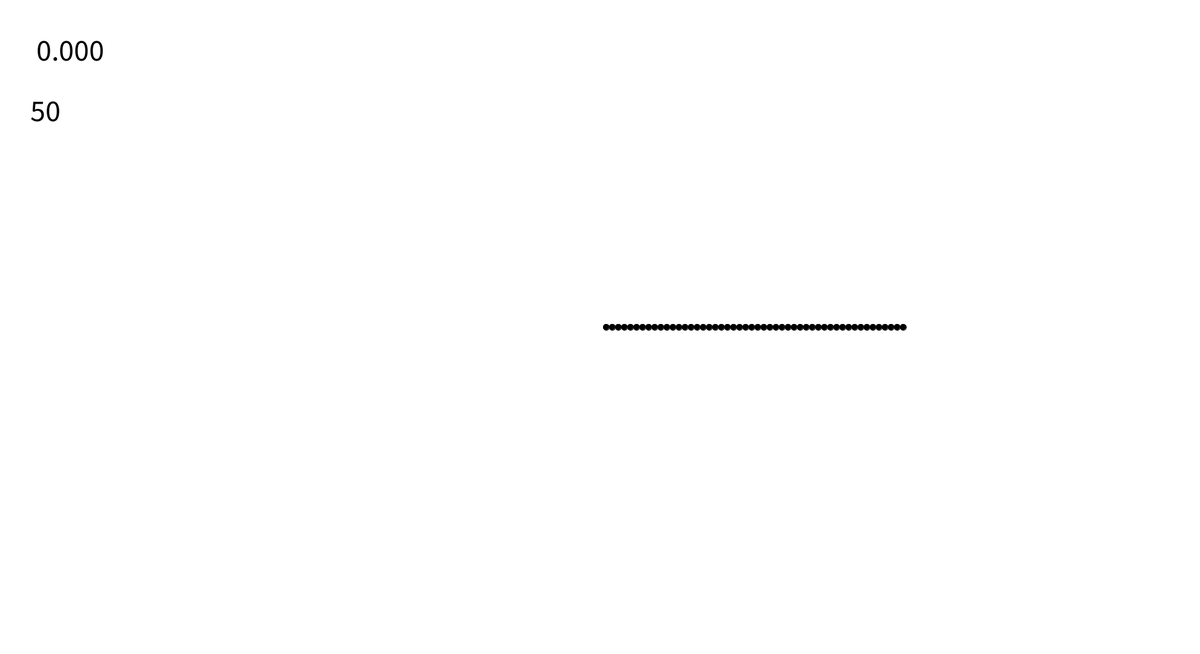
Frame 1 (no input)
Frame 60 (the mouse pressed at the canvas centre just before this capture): identical to frame 1, image omitted
Frame 120 (the mouse held since frame 60 and released just before this capture): identical to frame 1, image omitted

The Processing sketch that drew this single still picture (run headless with seeded random() and noise(); from frame 60 on, the mouse is pressed at the canvas centre):

// Processing sketch: GoldenRatioVisualization
// ── GoldenRatioVisualization.pde
float angle = 0;
float seeds = 50;
float addSpeed = 0.0001;
float cX = 0;

void setup() {
  size(1980, 1080);
  background(255);
  fill(0);
  //noStroke();
  textSize(50);
  frameRate(60);
  key = ENTER;
}

void draw() {
  background(255);
  if(key != ENTER){
    angle += addSpeed;
  }
  if(key == BACKSPACE)
  {
    angle -= addSpeed * 2; 
  }
  
  //angle =1.61803398875;
  
  for(int i = 0; i < seeds; i++){
    pushMatrix();
    translate(width/2, height/2);
    
    rotate(radians(angle * i * 360));
    ellipse(10 +(i * (500 / seeds)), 0, 10, 10);  
    //line(0, 0, 10 +(i * (500 / seeds)), 0);
    //line(cX, 0, 10 +((i) * (500 / seeds)), 0);
    popMatrix();
  }
  
  text(angle, 50, 100);
  text((int) seeds, 50, 200);
}

void mouseWheel(MouseEvent wheel){
  float wheelVal = wheel.getCount();
  if(wheelVal > 0){
    seeds--; 
  }
  else if(wheelVal < 0){
    seeds++;
  }
}
